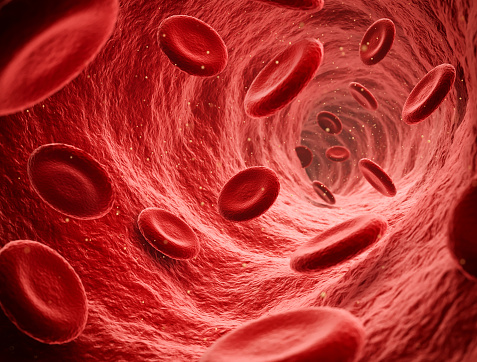
#> input picture bloodCells.jpg, 477 x 362 px
$ python metodeHistogram.py   (older library calls are emulated)
#> lines starting #> are read from the running program, lines starting #| are printed output that depends on the picture
import cv2
import numpy as np
import matplotlib.pyplot as plt

# membaca gambar
img = cv2.imread('bloodCells.jpg')
#> img is the input picture: shape (362, 477, 3); mean B, G, R 47.5, 51, 176.1

# konversi gambar ke grayscale
gray = cv2.cvtColor(img, cv2.COLOR_BGR2GRAY)
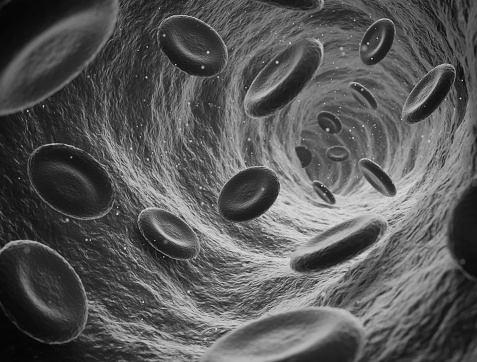
#> gray: shape (362, 477); min 4, max 229, mean 88

# membuat histogram
hist = cv2.calcHist([gray], [0], None, [256], [0, 256])
#> hist = 256 values, max 1669 at index 42, min 0 at index 0, mean 674.5

# mendapatkan nilai pixel terendah dan tertinggi
min_val, max_val, min_loc, max_loc = cv2.minMaxLoc(gray)
#> min_val = 4; max_val = 229; min_loc = (6, 317); max_loc = (216, 328)

# membuat tipe citra gelap dengan mengurangi intensitas pixel
dark = np.uint8(np.clip((0.5*(gray - min_val)), 0, 255))
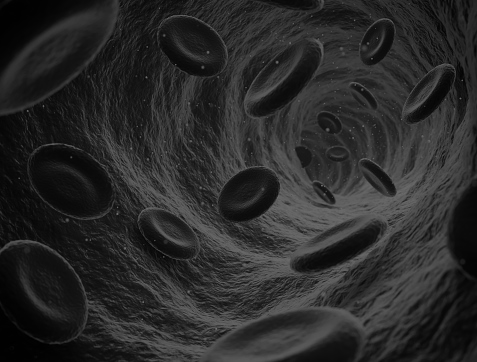
#> dark: shape (362, 477); min 0, max 112, mean 41.8

# membuat tipe citra terang dengan menambahkan intensitas pixel
bright = np.uint8(np.clip((2*(gray - min_val)), 0, 255))
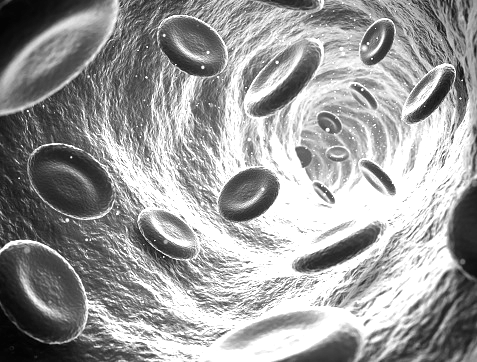
#> bright: shape (362, 477); min 0, max 255, mean 156.4

# membuat tipe citra kekontrasan rendah dengan mengecilkan rentang nilai pixel
low_contrast = cv2.normalize(gray, None, alpha=50, beta=150, norm_type=cv2.NORM_MINMAX, dtype=cv2.CV_8UC1)
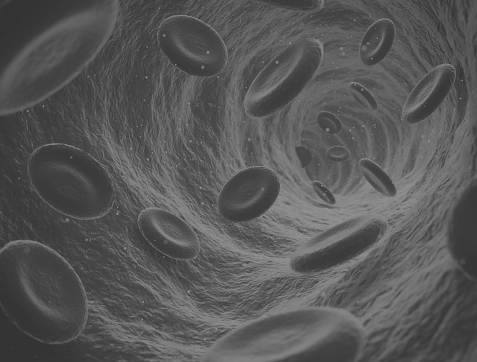
#> low_contrast: shape (362, 477); min 50, max 150, mean 87.3

# membuat tipe citra kekontrasan tinggi dengan memperbesar rentang nilai pixel
high_contrast = cv2.normalize(gray, None, alpha=0, beta=255, norm_type=cv2.NORM_MINMAX, dtype=cv2.CV_8UC1)
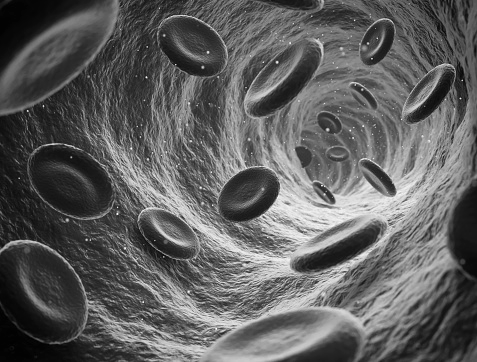
#> high_contrast: shape (362, 477); min 0, max 255, mean 95.2

# membuat histogram untuk masing-masing tipe citra
hist_dark = cv2.calcHist([dark], [0], None, [256], [0, 256])
#> hist_dark = 256 values, max 3219 at index 18, min 0 at index 111, mean 674.5
hist_bright = cv2.calcHist([bright], [0], None, [256], [0, 256])
#> hist_bright = 256 values, max 33421 at index 255, min 0 at index 1, mean 674.5
hist_low_contrast = cv2.calcHist([low_contrast], [0], None, [256], [0, 256])
#> hist_low_contrast = 256 values, max 4808 at index 66, min 0 at index 0, mean 674.5
hist_high_contrast = cv2.calcHist([high_contrast], [0], None, [256], [0, 256])
#> hist_high_contrast = 256 values, max 1669 at index 43, min 0 at index 4, mean 674.5

# menampilkan gambar dan histogram
fig, axs = plt.subplots(2, 2, figsize=(10,10))
axs[0, 0].imshow(dark, cmap='gray')
axs[0, 0].set_title('Dark Image')
axs[0, 0].axis('off')
axs[0, 1].imshow(bright, cmap='gray')
axs[0, 1].set_title('Bright Image')
axs[0, 1].axis('off')
axs[1, 0].imshow(low_contrast, cmap='gray')
axs[1, 0].set_title('Low Contrast Image')
axs[1, 0].axis('off')
axs[1, 1].imshow(high_contrast, cmap='gray')
axs[1, 1].set_title('High Contrast Image')
axs[1, 1].axis('off')

fig2, axs2 = plt.subplots(2, 2, figsize=(10,10))
axs2[0, 0].plot(hist_dark)
axs2[0, 0].set_title('Histogram of Dark Image')
axs2[0, 1].plot(hist_bright)
axs2[0, 1].set_title('Histogram of Bright Image')
axs2[1, 0].plot(hist_low_contrast)
axs2[1, 0].set_title('Histogram of Low Contrast Image')
axs2[1, 1].plot(hist_high_contrast)
axs2[1, 1].set_title('Histogram of High Contrast Image')

plt.show()
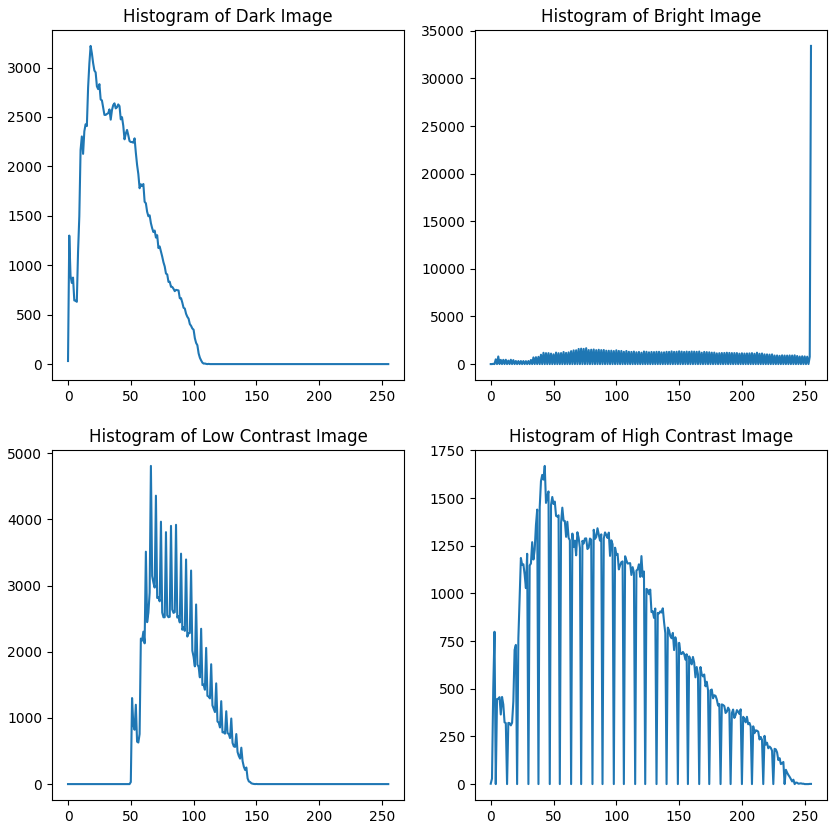
#> figure drawn by matplotlib, 4 panels; panel 1: curve peaks at x = 18, y = 3219; panel 2: curve peaks at x = 255, y = 33421; panel 3: curve peaks at x = 66, y = 4808; panel 4: curve peaks at x = 43, y = 1669
